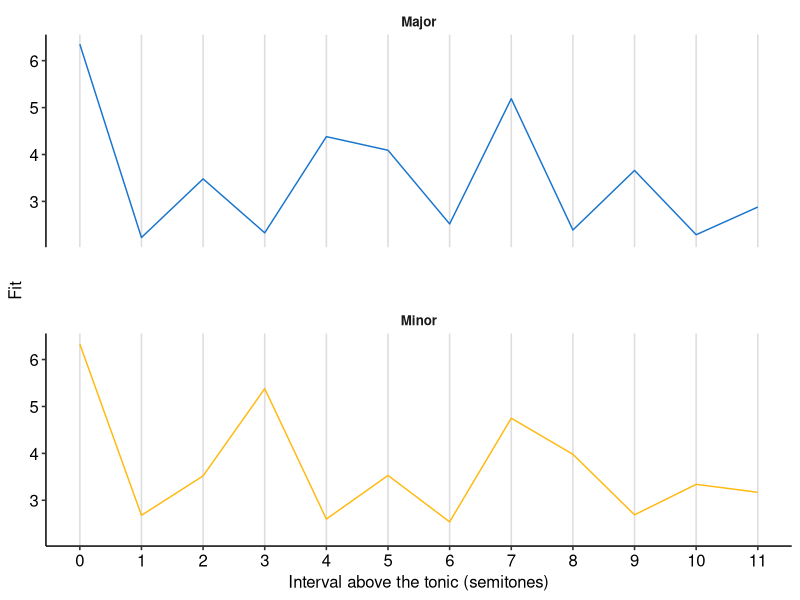
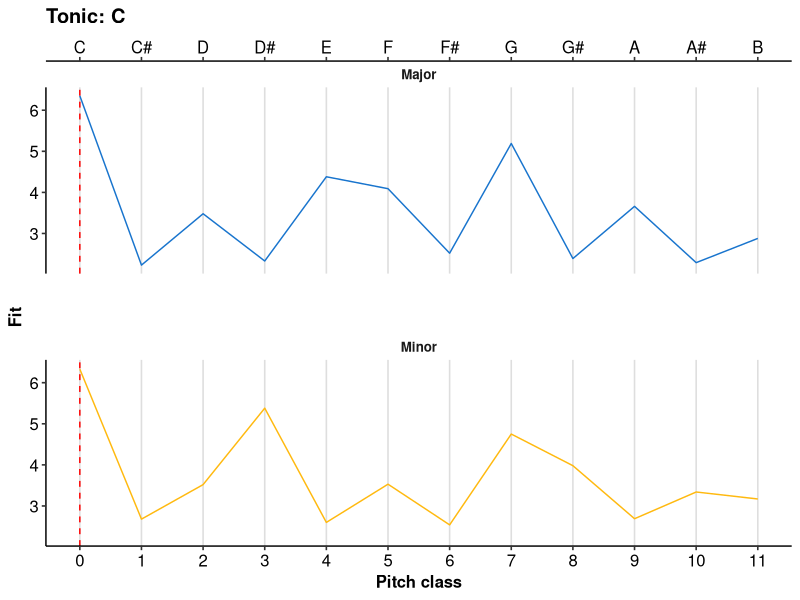
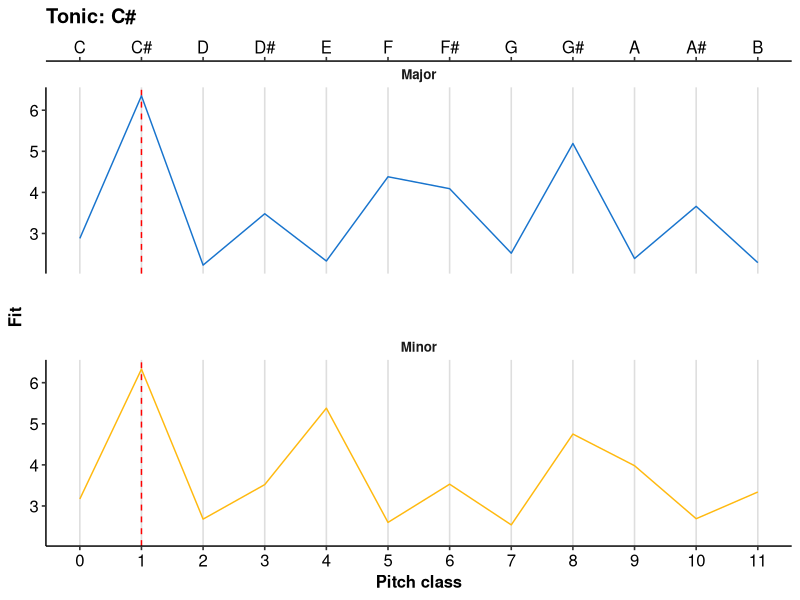
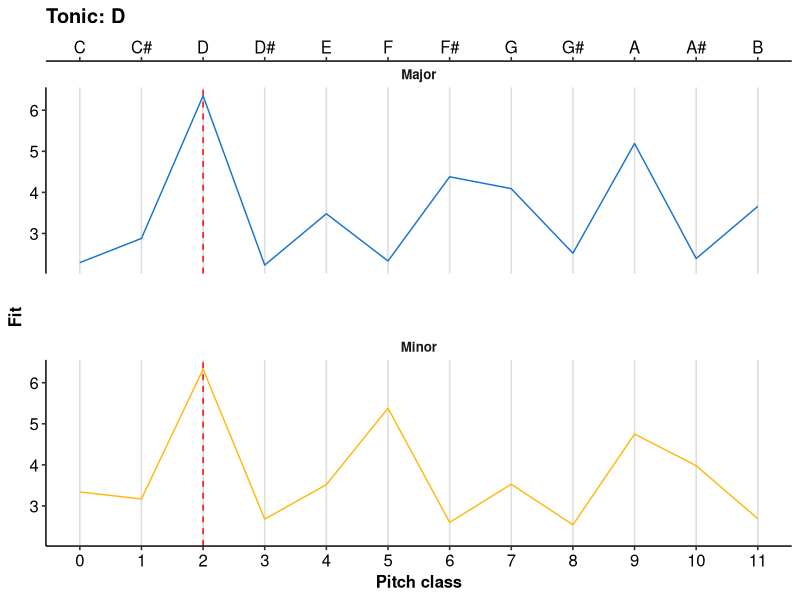
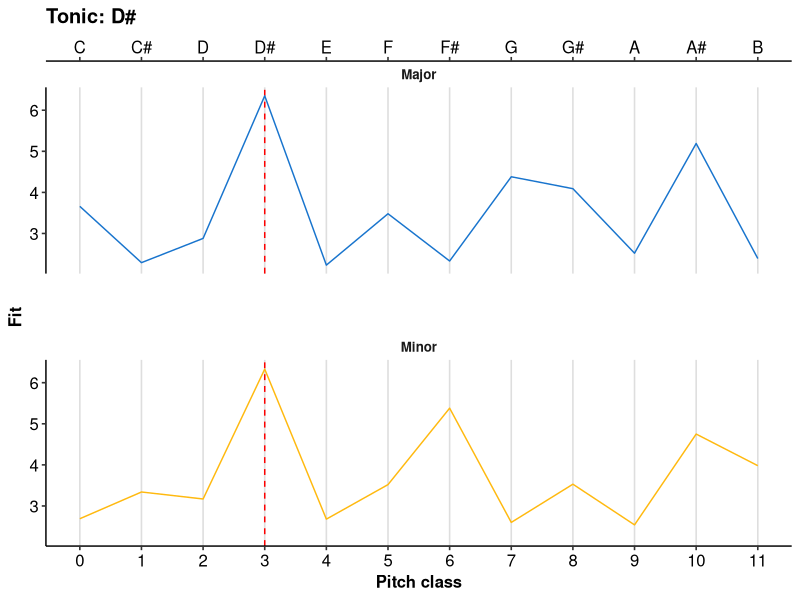
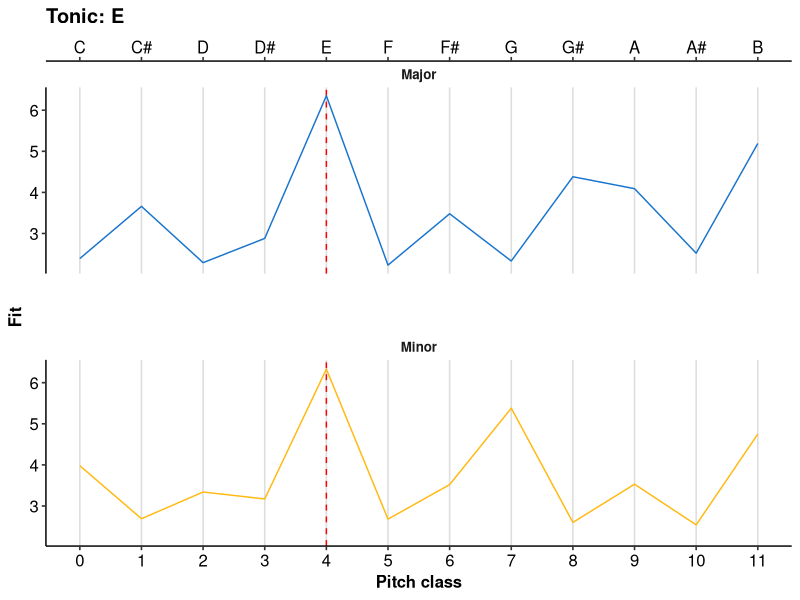
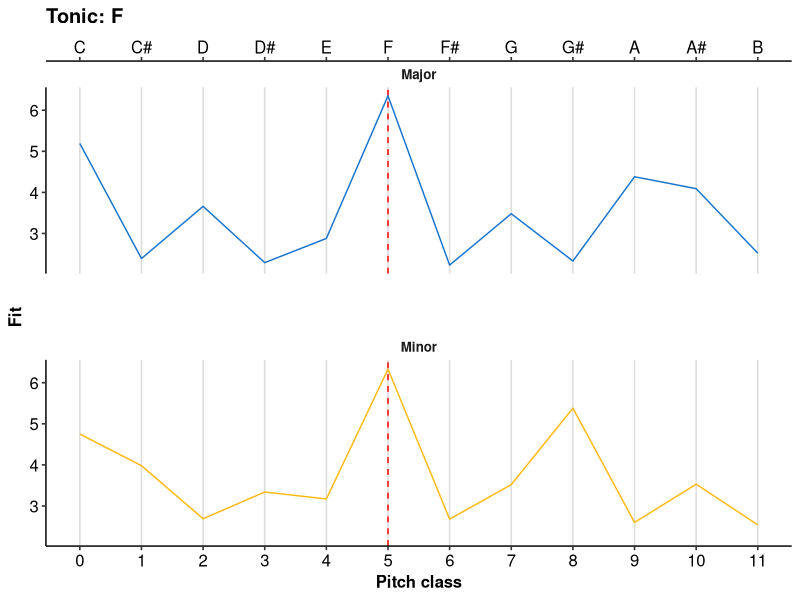
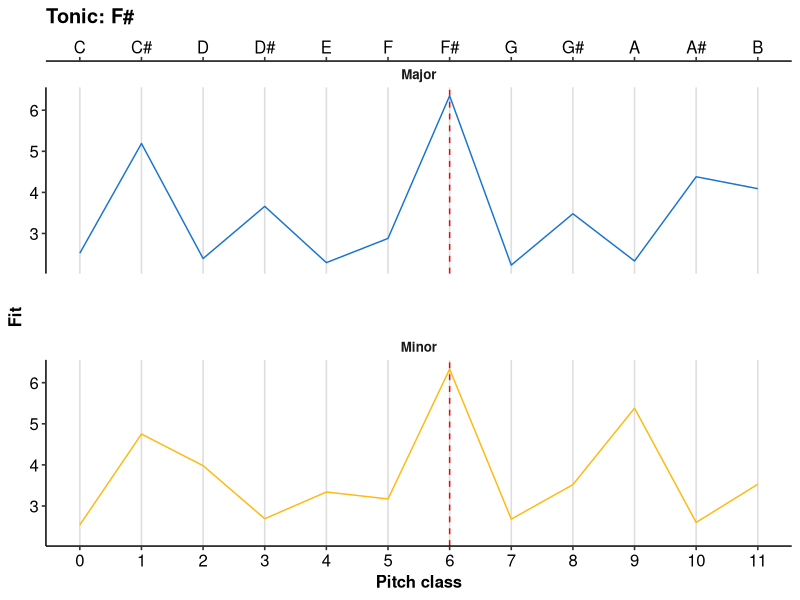

Source code (R) for these figures, in order:
## ---- chunk 1
library(tidyverse)
library(ggpubr)
theme_set(theme_pubr())
knitr::opts_chunk$set(echo = FALSE)

## ---- chunk 2
kk_profiles <- list(
  # This list contains two profiles: one for the major mode and one for the minor mode.
  Major = c(6.35, 2.23, 3.48, 2.33, 4.38, 4.09, 2.52, 5.19, 2.39, 3.66, 2.29, 2.88),
  Minor = c(6.33, 2.68, 3.52, 5.38, 2.60, 3.53, 2.54, 4.75, 3.98, 2.69, 3.34, 3.17)
)
## ---- chunk 3
kk_profiles %>% 
  as_tibble() %>% 
  mutate(chromatic_scale_degree = 0:11) %>% 
  pivot_longer(cols = c("Major", "Minor"), names_to = "mode", values_to = "rating") %>% 
  ggplot(aes(chromatic_scale_degree, rating, colour = mode)) + 
  geom_line() + 
  scale_x_continuous("Interval above the tonic (semitones)", breaks = 0:12) + 
  scale_y_continuous("Fit") +
  scale_colour_manual(values = c("dodgerblue3", "darkgoldenrod1")) +
  facet_wrap(~ mode, ncol = 1) +
  theme(
    legend.position = "none",
    panel.grid.major.x = element_line(colour = "grey87"),
    strip.background = element_blank(),
    strip.text = element_text(face = "bold"),
    panel.spacing = unit(3, "lines")
  )
## ---- chunk 4
for (tonic in 0:11) {
  pcs <- c("C", "C#", "D", "D#", "E", "F", "F#", "G", "G#", "A", "A#", "B")
  p <- 
    kk_profiles %>% 
    as_tibble() %>% 
    mutate(chromatic_scale_degree = 0:11) %>% 
    pivot_longer(cols = c("Major", "Minor"), names_to = "mode", values_to = "rating") %>%
    mutate(
      pitch_class = (tonic + chromatic_scale_degree) %% 12
    ) %>%
    ggplot(aes(pitch_class, rating, colour = mode)) + 
    geom_vline(xintercept = tonic, colour = "red", linetype = "dashed") +
    geom_line() + 
    scale_x_continuous(
      "Pitch class", 
      breaks = 0:12,
      sec.axis = sec_axis(
        trans = identity,
        breaks = 0:11,
        labels = pcs
      )
    ) + 
    scale_y_continuous("Fit") +
    scale_colour_manual(values = c("dodgerblue3", "darkgoldenrod1")) +
    facet_wrap(~ mode, ncol = 1) +
    theme(
      legend.position = "none",
      panel.grid.major.x = element_line(colour = "grey87"),
      strip.background = element_blank(),
      strip.text = element_text(face = "bold"),
      panel.spacing = unit(3, "lines"),
      title = element_text(face = "bold")
    ) + 
    ggtitle(paste0("Tonic: ", pcs[1 + tonic]))
  print(p)
}
## ---- chunk 5
kk_all_key_profiles <- map_dfr(0:11, function(tonic) {
  c("Major", "Minor") %>% 
    set_names(., .) %>% 
    map_dfr(function(mode) {
      tibble(
        tonic = tonic,
        mode = mode,
        profile = list(kk_profiles[[mode]][1 + ((tonic:(tonic + 11) %% 12))])
      )
    })
})

kk_estimate_key <- function(pitches) {
  # Convert the pitches into pitch classes by dividing by 12 and taking the remainder
  pitch_classes <- factor(pitches %% 12, levels = 0:11)
  
  # Count the number of occurrences of each pitch class
  pitch_class_counts <- as.integer(table(pitch_classes))
  
  # Compute the correlation between each reference pitch class profile
  # and the vector of pitch class counts
  correlations <- 
    kk_all_key_profiles %>% 
    mutate(correlation = map_dbl(profile, cor, pitch_class_counts))
  
  # Choose the reference pitch class profile that achieves the highest correlation
  chosen <- correlations %>% slice(which.max(correlations$correlation))
  
  # Return both the full correlation table and the chosen profile
  list(
    correlations = correlations,
    chosen = chosen
  )
}

kk_estimate_key(c(60, 62, 65, 67, 68, 67))
